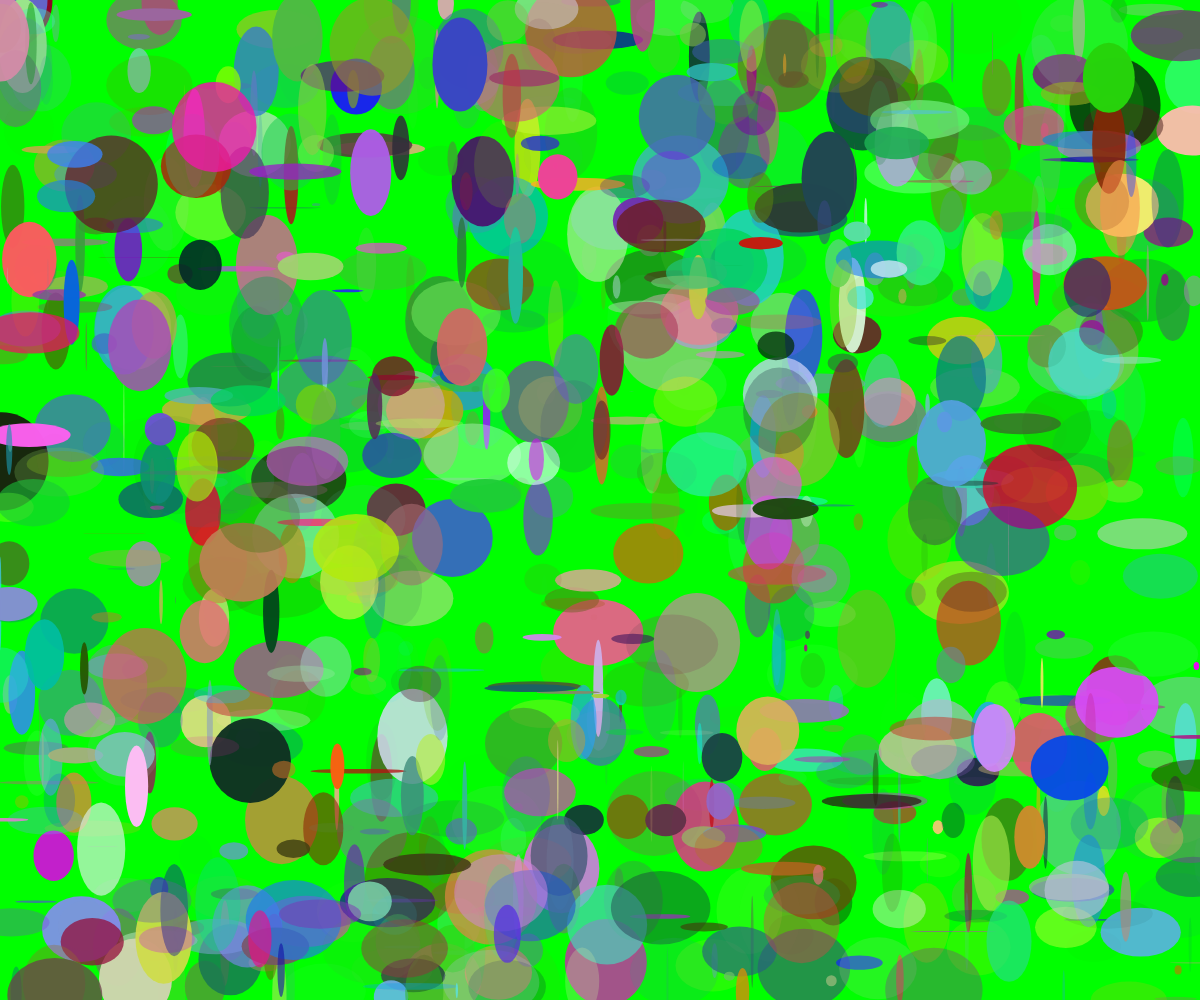
Frame 1 (no input)
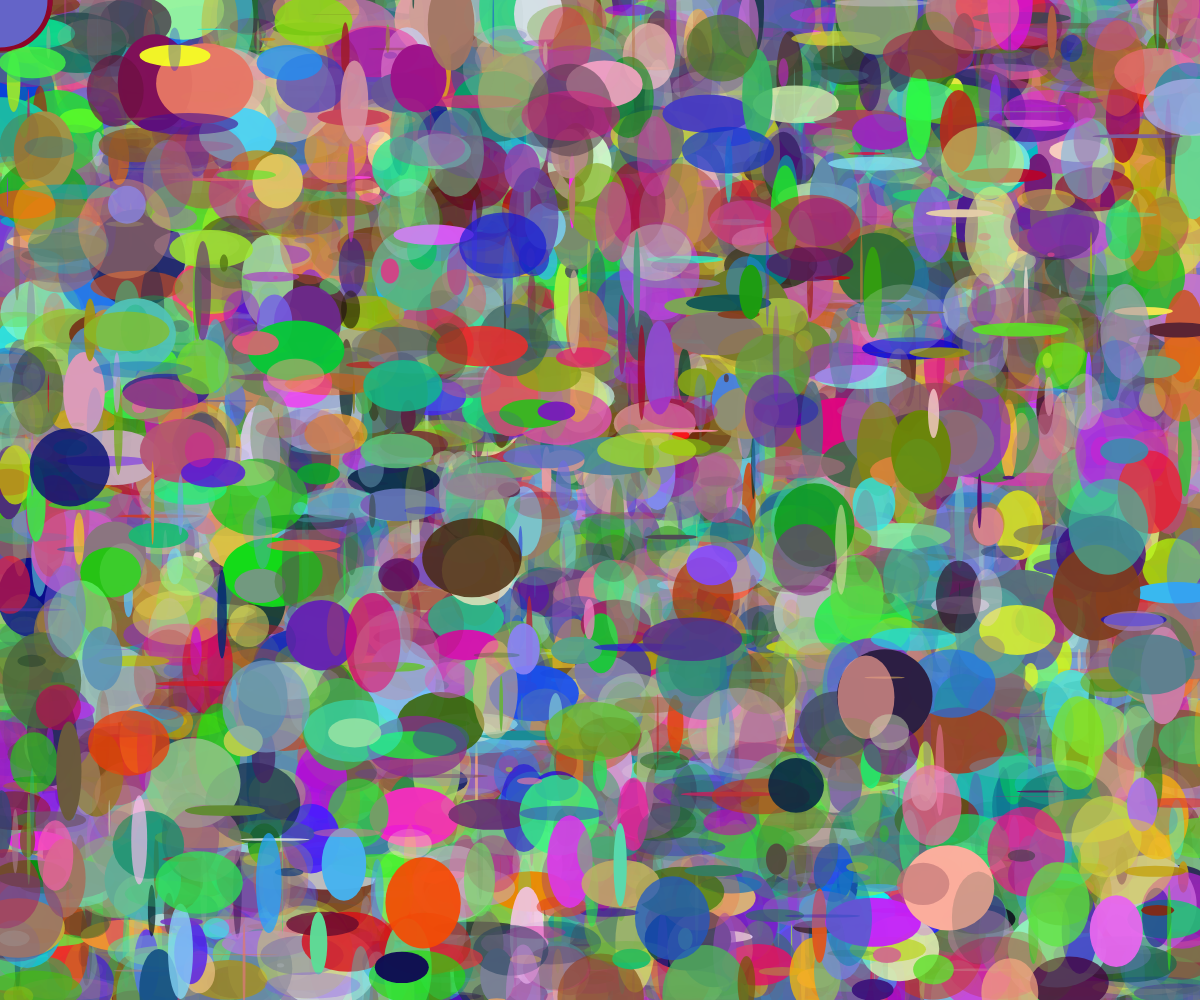
Frame 60 (no input)
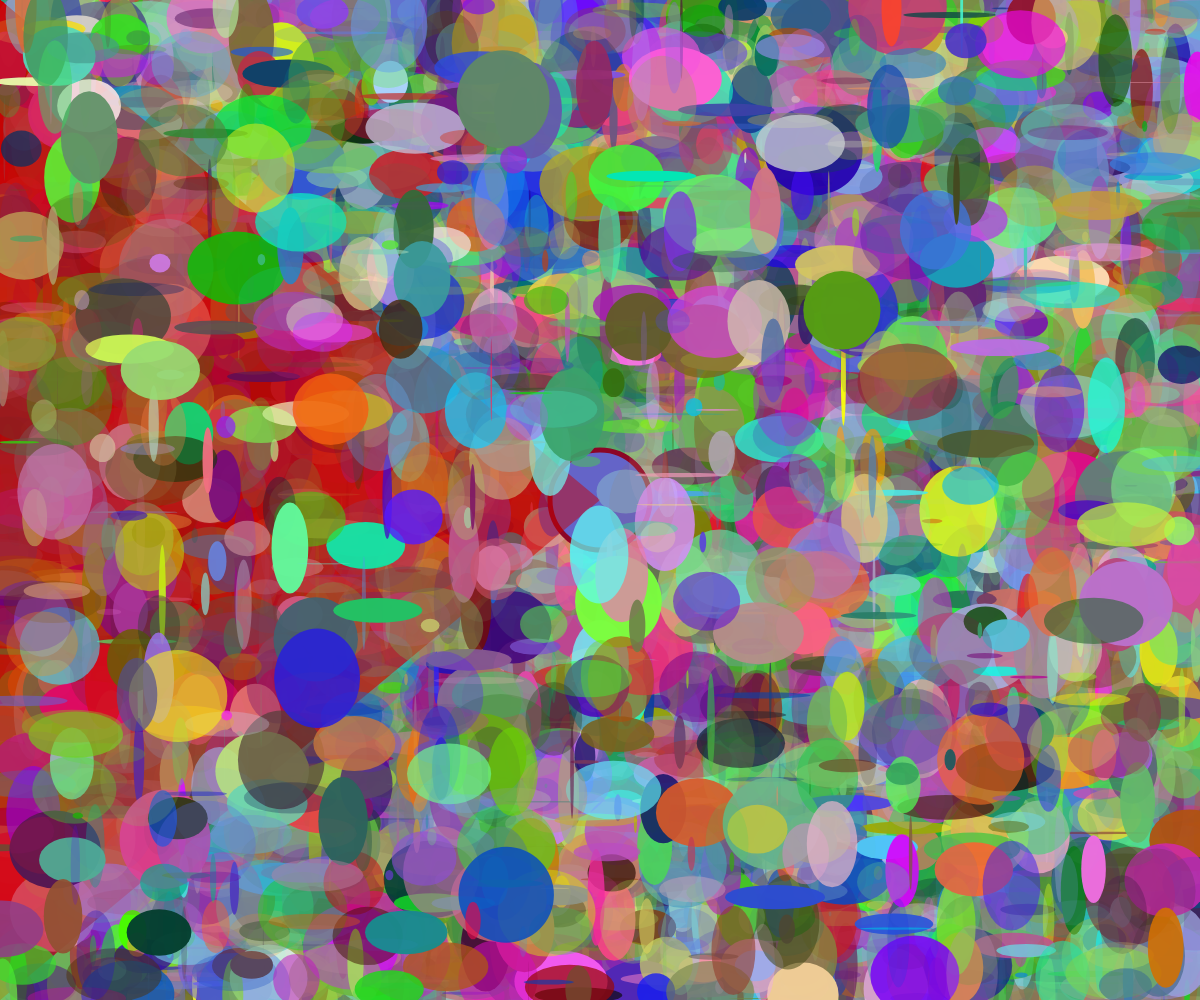
Frame 120 (the mouse pressed at the canvas centre since frame 60)

The p5.js sketch that drew these frames (run headless with seeded random() and noise() and a simulated clock; from frame 60 on, the mouse is pressed at the canvas centre):

// p5.js sketch
// ── sketch.js
//2016 07 23
//funciona con p5.js
//estoy haciendo un lienzo verde con una elipse
//la elipse sigue al mouse

//apuntes de color
//por defecto, funciona con RGB y 8 bits
//8 bits implica que los valores de color van entre 0 y 255
//1 -> grayscale, donde 0 es negro y 255 es blanco
//2 -> grayscale + alpha, donde 0 es transparente y 255 es opaco
//3 -> RGB, donde r es red, g es green, b es blue
//4 -> RGB + alpha

//variables
//las variables son espacios en la memoria del computador
//donde podemos almacenar datos
//primero, tenemos que decirle al computador que la variable existe
//esto se llama DECLARAR y solo se hace una vez
var diametro;
//luego de declarar, puedo ASIGNARLE valores
diametro = 100;
//manera corta de hacerlo
//var diametro = 100;
//diametro = 40;

//existen variables globales y variables locales
//las variables globales son aquellas
//que son declaradas FUERA de una funcion
//las locales son declaradas DENTRO de una funcion

//las variables globales pueden ser usadas donde queramos
//las locales solo dentro de la funcion donde viven

//funciones
//las funciones se DECLARAN UNA VEZ
function nombreFuncion() {
  //aqui va el cuerpo de la funcion
}


//setup() corre una vez al principio
function setup() {

  //creamos un lienzo
  //createCanvas(hor, ver);
  createCanvas(windowWidth, windowHeight);

  //pintar el fondo verde
  //background(color);
  background(0, 255, 0);

  nombreFuncion();

  //frameRate(1);

}

//draw() corre despues de setup()
//draw() se ejecuta 60 veces por segundo maximo
function draw() {

  //console.log(x) imprime en la consola el valor de x
  console.log(diametro);

  //pintar el fondo verde
  //background(color);
  //background(0, 255, 0);

  //aumentar el diametro en 1
  //diametro = diametro + 1;
  //manera corta de hacerlo es diametro++;
  //otra manera corta es diametro += 1;

  miElipse();

  miTriangulo();

  muchasElipses();


}

//declarar funcion estiloVictoriano
function estiloVictoriano() {
  //definir ancho en px de la figura
  //strokeWeight(px);
  strokeWeight(5);

  //definir el color del trazo
  //stroke(color);
  //noStroke();
  stroke(140, 5, 38);

  //definir el color del relleno
  //fill(color);
  //noFill();
  fill(100, 100, 200);
}

//declarar funcion estiloRuso()
function estiloRuso() {
  //definir ancho en px de la figura
  //strokeWeight(px);
  //strokeWeight(10);

  //definir el color del trazo
  //stroke(color);
  noStroke();
  //stroke(140, 5, 38);

  //definir el color del relleno
  //fill(color);
  //noFill();
  fill(200, 0, 0, 120);
}

function miElipse() {
  //ejecutar la funcion estiloVictoriano()
  //nos permite elegir el estilo de las figuras
  estiloVictoriano();

  //aqui dibujamos una elipse que sigue al mouse
  //ellipse(posX, posY, width, height);
  ellipse(mouseX, mouseY, diametro, diametro);
}

function miTriangulo() {
  estiloRuso();

  //triangle(x1, y1, x2, y2, x3, y3);
  triangle(0, 0, 0, height, mouseX, mouseY);
}

//aqui demostraremos iteracion
function muchasElipses() {

  //iteracion
  //for(inicio;condicion;refresco) {}
  for (var i = 0; i < 1000; i++) {
    noStroke();

    fill(random(255), random(255), random(255), random(255));

    //ellipse se dibuja en una posicion aleatorio del canvas
    ellipse(random(width), random(height), random(100), random(100));
  }

}
